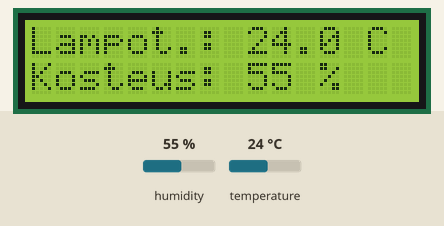
The sketch below on a simulated Arduino Uno, built with avr-gcc and run on an emulated ATmega328P. Parts: 16×2 character LCD. The test bench sets the inputs (shaded band); at power-on: humidity 55 %, temperature 24 °C. What the sketch prints to the serial monitor is not drawn.

Above: at 1.2 s.
1.3 s: humidity set to 22 %
At 5.4 s:
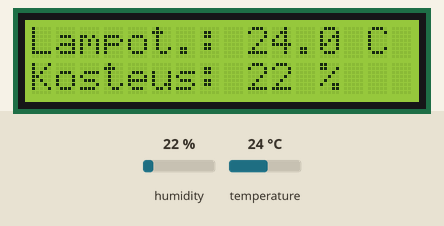
7.3 s: temperature set to 12 °C
At 11.0 s:
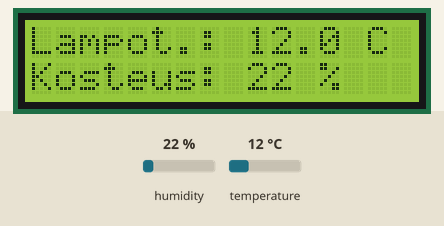
13.3 s: humidity set to 40 %
At 15.4 s:
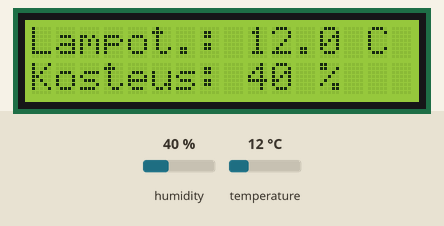
19.3 s: temperature set to 19 °C
At 21.1 s:
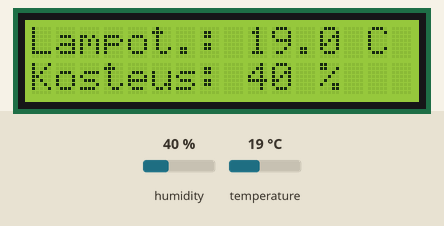
Timing chart, 0 to 22.6 s (numbered marks = the images above; inputs shaded):
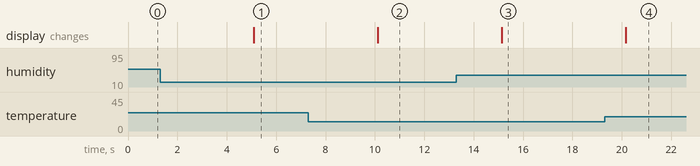

The sketch:

oma-projekti.ino
```cpp
// Kirjastot DHT:lle ja LCD:lle
#include <LiquidCrystal.h>
#include <DHT22.h>

// LCD:n ja DHT:n alustus
LiquidCrystal lcd(12,11,5,4,3,2);
DHT22 dht22(6);

// Muuttujat lämpötilalle ja kosteudelle (liukuluku tarkan arvon mittaamiseksi)
float temp;
float hum;
// Kaksialkioinen taulukkomuuttuja lämpötilalle ja kosteudelle
float mitatutArvot[2];

// Alustusfunktiossa avataan portti, alustetaan lcd ja tulostetaan tervehdys
void setup() {
  Serial.begin(9600);
  lcd.begin(16,2);
  //tervehdys();
  lcd.clear();
}

// Toistetaan loputtomasti
void loop() {
  lcd.clear();
  lampotila();
  lcd.setCursor(0, 1);
  kosteus();
  tulostaTaulukko();
  delay(5000);
}

// Lukee anturilta lämpötilan
void lampotila() {
  temp = dht22.getTemperature();
  tallennaTaulukkoon(temp, 'C');
  lcd.print("Lampot.: ");
  lcd.print(temp, 1);
  lcd.print(" C");
}

// Lukee anturilta kosteuden
void kosteus() {
  hum = dht22.getHumidity();
  tallennaTaulukkoon(hum, '%');
  lcd.print("Kosteus: ");
  lcd.print(hum, 0);
  lcd.print(" %");
}

// Funktio mitattujen arvojen taulukkomuuttujaan tallentamiseksi
void tallennaTaulukkoon(float arvo, char yksikko) {
  switch (yksikko) {
    case 'C':
      mitatutArvot[0] = arvo;
      break;

    case '%':
      mitatutArvot[1] = arvo;
      break;
  }
}

// Funktio uusimman alkion tulostamiseen terminaaliin jos sarjaportti auki
void tulostaTaulukko() {
  if (Serial) {
    Serial.print(mitatutArvot[0]);
    Serial.print(" C, Kosteus: ");
    Serial.print(mitatutArvot[1]);
    Serial.println(" %");
  }
}

void tervehdys() {
  String luku = " Luetaan dataa anturilta";
  lcd.print(luku);
  int merkit = luku.length() - 1;
  for (int i = 0; i < merkit; i++) {
    lcd.scrollDisplayLeft();
    delay(100);
  }
}
```

Measured:
- after the input at 1.3 s, the display: changes after 3.8 s (image 1)
- after the input at 7.3 s, the display: changes after 2.8 s (image 2)
- after the input at 13.3 s, the display: changes after 1.8 s (image 3)
- after the input at 19.3 s, the display: changes after 0.85 s (image 4)
